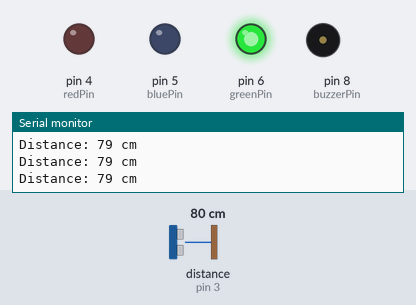
A sketch run on a simulated Arduino Uno, built with avr-gcc and run on an emulated ATmega328P. Shown: output pins drawn as LEDs (lit = HIGH), buzzer (waves = sounding), the last lines printed to the serial monitor. Wiring (inferred from the names in the program): ultrasonic range finder: trigger pin 2; echo pin 3. The test bench sets the inputs (shaded band); at power-on: distance to the obstacle (sensor on pin 3) 80 cm. The echo pulse lasts 58.3 µs per cm; pins used as bus, display or sensor lines are not drawn.

Above: at 1.2 s.
1.3 s: distance to the obstacle (sensor on pin 3) set to 39 cm
2.8 s: distance to the obstacle (sensor on pin 3) set to 32 cm
At 3.5 s:
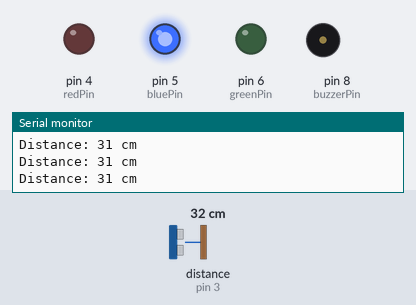
4.4 s: distance to the obstacle (sensor on pin 3) set to 22 cm
5.9 s: distance to the obstacle (sensor on pin 3) set to 19 cm
At 6.9 s:
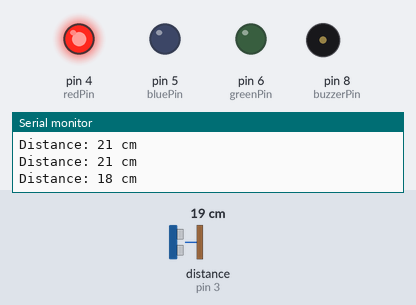
8.9 s: distance to the obstacle (sensor on pin 3) set to 60 cm
At 9.6 s:
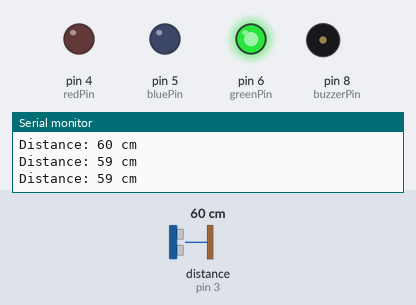
10.6 s: distance to the obstacle (sensor on pin 3) set to 2 cm
At 11.0 s:
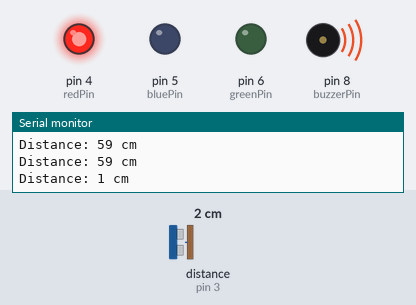
Timing chart, 0 to 14.6 s (numbered marks = the images above; inputs shaded):
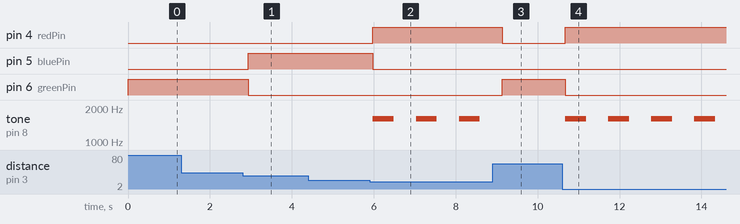

The sketch:

sketch_jan1a.ino
```cpp
// Pin definitions
const int trigPin = 2;     // Trigger pin for ultrasonic sensor
const int echoPin = 3;     // Echo pin for ultrasonic sensor
const int greenPin = 6;    // Green LED pin
const int bluePin = 5;     // Blue LED pin
const int redPin = 4;      // Red LED pin
const int buzzerPin = 8;   // Passive Buzzer pin

const int blinkThreshold = 20;  // Distance (cm) below which the Red LED glows steadily
const int glowThresholdHigh = 35;   // Distance (cm) above which the Green LED glows
const int glowThresholdLow = 25;    // Distance (cm) below which Blue LED glows

void setup() {
  // Initialize pins
  pinMode(trigPin, OUTPUT);
  pinMode(echoPin, INPUT);
  pinMode(greenPin, OUTPUT);
  pinMode(bluePin, OUTPUT);
  pinMode(redPin, OUTPUT);
  pinMode(buzzerPin, OUTPUT);  // Buzzer pin as output

  // Start Serial communication for debugging
  Serial.begin(9600);
}

void loop() {
  // Get the distance from the ultrasonic sensor
  long duration, distance;

  digitalWrite(trigPin, LOW);
  delayMicroseconds(2);

  digitalWrite(trigPin, HIGH);
  delayMicroseconds(10);
  digitalWrite(trigPin, LOW);

  duration = pulseIn(echoPin, HIGH);
  distance = (duration / 2) / 29.1;  // Distance in cm

  // Print the distance for debugging
  Serial.print("Distance: ");
  Serial.print(distance);
  Serial.println(" cm");

  // Check the distance and control LEDs and buzzer
  if (distance > glowThresholdHigh) {
    // If the distance is greater than 20cm, Green LED glows
    digitalWrite(greenPin, HIGH);
    digitalWrite(bluePin, LOW);
    digitalWrite(redPin, LOW);
    noTone(buzzerPin);  // Stop the buzzer if the distance is greater than 20cm
  }
  else if (distance >= glowThresholdLow && distance <= glowThresholdHigh) {
    // If the distance is between 10-20 cm, Blue LED glows
    digitalWrite(greenPin, LOW);
    digitalWrite(bluePin, HIGH);
    digitalWrite(redPin, LOW);
    noTone(buzzerPin);  // Stop the buzzer if the distance is in the mid-range
  }
  else if (distance < blinkThreshold) {
    // If the distance is less than 10 cm, Red LED glows steadily and Buzzer cycles
    digitalWrite(greenPin, LOW);
    digitalWrite(bluePin, LOW);
    digitalWrite(redPin, HIGH);  // Red LED ON

    // Buzzer cycle beep (beep on for 500ms, off for 500ms)
    tone(buzzerPin, 1600);  // Play tone at 1000 Hz
    delay(510);  // Wait for 500ms
    noTone(buzzerPin);  // Stop the tone
    delay(390);  // Wait for 500ms
  }

  // Small delay before next reading
  delay(150);
}
```

Measured:
- the behaviour switches between 37 and 36 cm on distance to the obstacle (sensor on pin 3) (found by bisection; images 0 and 1)
- the behaviour switches between 21 and 20 cm on distance to the obstacle (sensor on pin 3) (found by bisection; images 1 and 2)
- after the input at 2.8 s, pin 5 (bluePin): LOW → HIGH after 0.13 s; pin 6 (greenPin): HIGH → LOW after 0.13 s
- after the input at 5.9 s, pin 4 (redPin): LOW → HIGH after 0.08 s; pin 5 (bluePin): HIGH → LOW after 0.08 s; tone on pin 8 (buzzerPin): alternates 1600 Hz for 0.51 s and silent for 0.54 s, starting after 0.08 s
- after the input at 8.9 s, pin 4 (redPin): HIGH → LOW after 0.24 s; pin 6 (greenPin): LOW → HIGH after 0.24 s; tone on pin 8 (buzzerPin): stays silent (without the input it goes to 1600 Hz after 0.24 s)
- after the input at 10.6 s, pin 4 (redPin): LOW → HIGH after 0.08 s; pin 6 (greenPin): HIGH → LOW after 0.08 s; tone on pin 8 (buzzerPin): alternates 1600 Hz for 0.51 s and silent for 0.54 s, starting after 0.08 s
